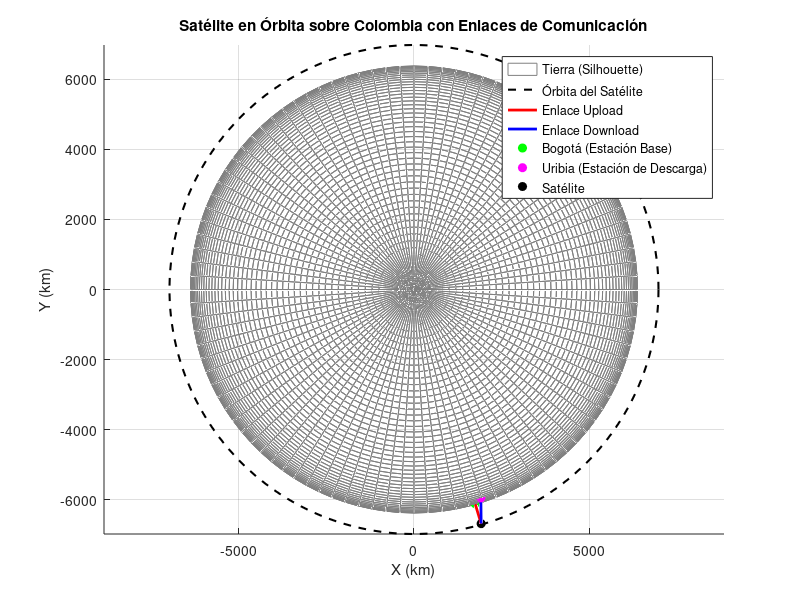

Reproduce this figure in MATLAB.
% Definición de coordenadas geográficas de Bogotá (latitud y longitud)
lat_bogota = 4.7110;   % Latitud de Bogotá (en grados)
lon_bogota = -74.0721;  % Longitud de Bogotá (en grados)

% Coordenadas geográficas de Uribia (descarga)
lat_uribia = 11.6833;   % Latitud de Uribia (en grados)
lon_uribia = -72.2042;  % Longitud de Uribia (en grados)

% Parámetros del satélite LEO
altitud_satellite = 600;  % Altitud en km
lat_satellite = 5.0;      % Latitud del satélite sobre Colombia (aproximada)
lon_satellite = -74.0;    % Longitud del satélite sobre Colombia (aproximada)

% Radio de la Tierra (en km)
radius_earth = 6371;

% Convertir coordenadas geográficas a radianes
lat_bogota_rad = deg2rad(lat_bogota);
lon_bogota_rad = deg2rad(lon_bogota);
lat_uribia_rad = deg2rad(lat_uribia);
lon_uribia_rad = deg2rad(lon_uribia);
lat_satellite_rad = deg2rad(lat_satellite);
lon_satellite_rad = deg2rad(lon_satellite);

% Coordenadas cartesianas
% Bogotá
x_bogota = radius_earth * cos(lat_bogota_rad) * cos(lon_bogota_rad);
y_bogota = radius_earth * cos(lat_bogota_rad) * sin(lon_bogota_rad);
z_bogota = radius_earth * sin(lat_bogota_rad);

% Uribia
x_uribia = radius_earth * cos(lat_uribia_rad) * cos(lon_uribia_rad);
y_uribia = radius_earth * cos(lat_uribia_rad) * sin(lon_uribia_rad);
z_uribia = radius_earth * sin(lat_uribia_rad);

% Satélite
x_satellite = (radius_earth + altitud_satellite) * cos(lat_satellite_rad) * cos(lon_satellite_rad);
y_satellite = (radius_earth + altitud_satellite) * cos(lat_satellite_rad) * sin(lon_satellite_rad);
z_satellite = (radius_earth + altitud_satellite) * sin(lat_satellite_rad);

% Graficar la Tierra con órbita del satélite
figure;
hold on;

% Crear la esfera de la Tierra sin color, solo borde
[earth_x, earth_y, earth_z] = sphere(100);
surf(earth_x * radius_earth, earth_y * radius_earth, earth_z * radius_earth, 'FaceColor', 'none', 'EdgeColor', [0.5 0.5 0.5]);

% Graficar órbita del satélite como línea punteada
theta = linspace(0, 2*pi, 200);  % Ángulo para la órbita
x_orbit = (radius_earth + altitud_satellite) * cos(theta);
y_orbit = (radius_earth + altitud_satellite) * sin(theta);
z_orbit = zeros(size(theta));  % Asumiendo órbita en el plano ecuatorial
plot3(x_orbit, y_orbit, z_orbit, 'k--', 'LineWidth', 1.5);

% Graficar conexiones (upload y download)
plot3([x_bogota, x_satellite], [y_bogota, y_satellite], [z_bogota, z_satellite], 'r-', 'LineWidth', 2); % Upload
plot3([x_satellite, x_uribia], [y_satellite, y_uribia], [z_satellite, z_uribia], 'b-', 'LineWidth', 2); % Download

% Graficar posiciones
plot3(x_bogota, y_bogota, z_bogota, 'go', 'MarkerFaceColor', 'g');  % Bogotá (upload link)
plot3(x_uribia, y_uribia, z_uribia, 'mo', 'MarkerFaceColor', 'm');  % Uribia (download link)
plot3(x_satellite, y_satellite, z_satellite, 'ko', 'MarkerFaceColor', 'k');  % Satélite

% Etiquetas y configuración
title('Satélite en Órbita sobre Colombia con Enlaces de Comunicación');
xlabel('X (km)');
ylabel('Y (km)');
zlabel('Z (km)');
legend('Tierra (Silhouette)', 'Órbita del Satélite', 'Enlace Upload', 'Enlace Download', ...
       'Bogotá (Estación Base)', 'Uribia (Estación de Descarga)', 'Satélite');
grid on;
axis equal;
hold off;
